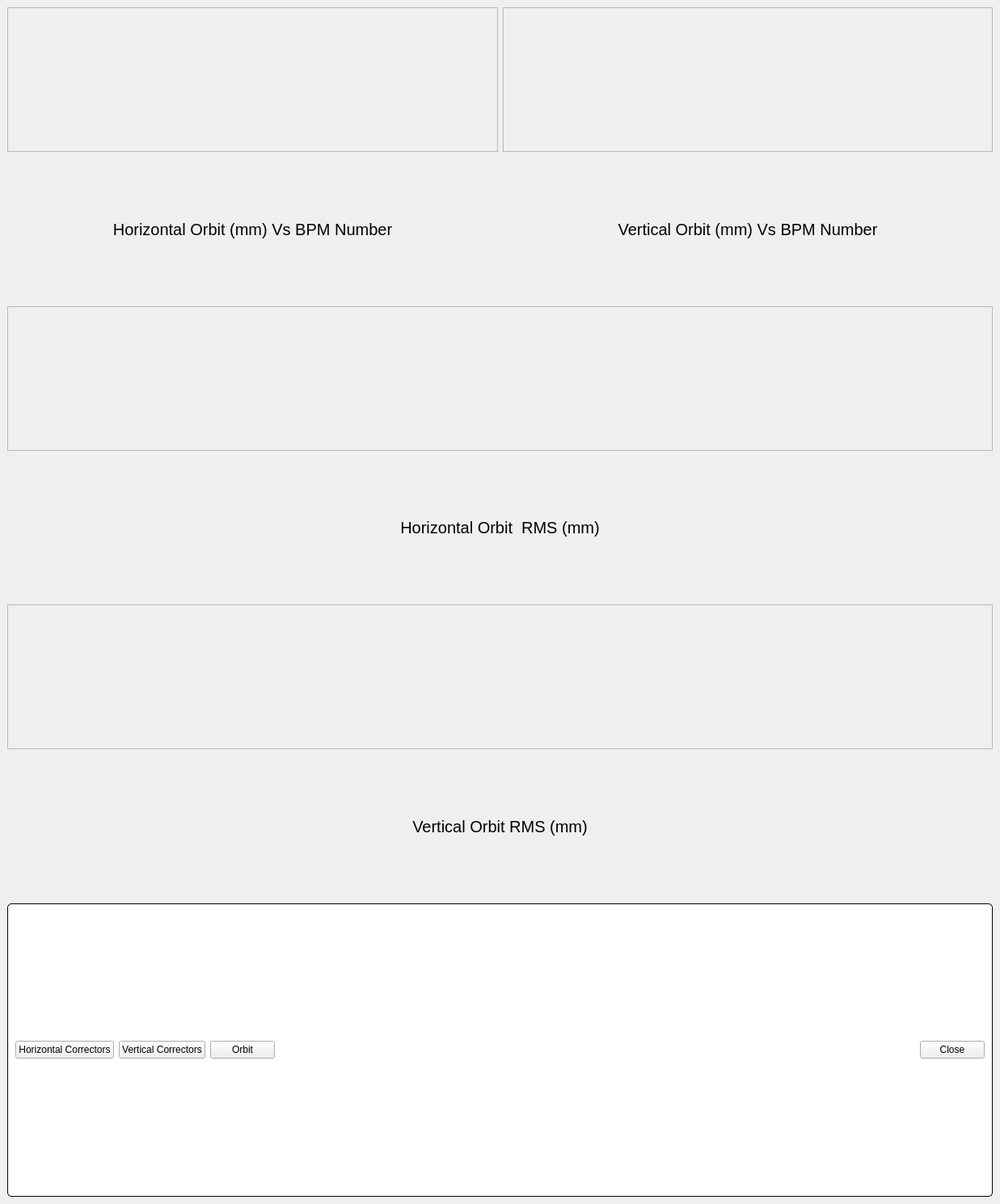
<?xml version="1.0" encoding="UTF-8"?>
<ui version="4.0">
 <class>Plots</class>
 <widget class="QMainWindow" name="Plots">
  <property name="geometry">
   <rect>
    <x>0</x>
    <y>0</y>
    <width>1237</width>
    <height>1490</height>
   </rect>
  </property>
  <property name="windowTitle">
   <string>Plots</string>
  </property>
  <widget class="QWidget" name="centralwidget">
   <property name="windowTitle">
    <string>Vertical Correctors</string>
   </property>
   <layout class="QVBoxLayout" name="verticalLayout_5">
    <item>
     <layout class="QHBoxLayout" name="horizontalLayout">
      <item>
       <layout class="QVBoxLayout" name="verticalLayout_3">
        <item>
         <widget class="QwtPlot" name="plotX">
          <property name="frameShape">
           <enum>QFrame::StyledPanel</enum>
          </property>
         </widget>
        </item>
        <item>
         <widget class="QLabel" name="label">
          <property name="font">
           <font>
            <pointsize>15</pointsize>
           </font>
          </property>
          <property name="text">
           <string>Horizontal Orbit (mm) Vs BPM Number</string>
          </property>
          <property name="alignment">
           <set>Qt::AlignCenter</set>
          </property>
         </widget>
        </item>
       </layout>
      </item>
      <item>
       <layout class="QVBoxLayout" name="verticalLayout_4">
        <item>
         <widget class="QwtPlot" name="plotY">
          <property name="frameShape">
           <enum>QFrame::StyledPanel</enum>
          </property>
         </widget>
        </item>
        <item>
         <widget class="QLabel" name="label_2">
          <property name="font">
           <font>
            <pointsize>15</pointsize>
           </font>
          </property>
          <property name="text">
           <string>Vertical Orbit (mm) Vs BPM Number</string>
          </property>
          <property name="alignment">
           <set>Qt::AlignCenter</set>
          </property>
         </widget>
        </item>
       </layout>
      </item>
     </layout>
    </item>
    <item>
     <layout class="QVBoxLayout" name="verticalLayout">
      <item>
       <widget class="QwtPlot" name="plotXRms">
        <property name="frameShape">
         <enum>QFrame::StyledPanel</enum>
        </property>
       </widget>
      </item>
      <item>
       <widget class="QLabel" name="label_3">
        <property name="font">
         <font>
          <pointsize>15</pointsize>
         </font>
        </property>
        <property name="text">
         <string>Horizontal Orbit  RMS (mm)</string>
        </property>
        <property name="alignment">
         <set>Qt::AlignCenter</set>
        </property>
       </widget>
      </item>
     </layout>
    </item>
    <item>
     <layout class="QVBoxLayout" name="verticalLayout_2">
      <item>
       <widget class="QwtPlot" name="plotYRms">
        <property name="frameShape">
         <enum>QFrame::StyledPanel</enum>
        </property>
       </widget>
      </item>
      <item>
       <widget class="QLabel" name="label_4">
        <property name="font">
         <font>
          <pointsize>15</pointsize>
         </font>
        </property>
        <property name="text">
         <string>Vertical Orbit RMS (mm)</string>
        </property>
        <property name="alignment">
         <set>Qt::AlignCenter</set>
        </property>
       </widget>
      </item>
     </layout>
    </item>
    <item>
     <widget class="QGroupBox" name="footer">
      <property name="styleSheet">
       <string notr="true">QGroupBox {
	background-color: rgb(255, 255, 255);
    border: 1px solid black;
    border-radius: 5px;
}

QGroupBox::title {
    subcontrol-origin: margin;
    left: 10px;
    padding: 0 3px 0 3px;
}</string>
      </property>
      <property name="title">
       <string/>
      </property>
      <layout class="QHBoxLayout" name="horizontalLayout_4">
       <item>
        <widget class="QPushButton" name="btnHorizontalCorrectors">
         <property name="text">
          <string>Horizontal Correctors</string>
         </property>
        </widget>
       </item>
       <item>
        <widget class="QPushButton" name="btnVerticalCorrectors">
         <property name="text">
          <string>Vertical Correctors</string>
         </property>
        </widget>
       </item>
       <item>
        <widget class="QPushButton" name="btnOrbit">
         <property name="text">
          <string>Orbit</string>
         </property>
        </widget>
       </item>
       <item>
        <spacer name="horizontalSpacer">
         <property name="orientation">
          <enum>Qt::Horizontal</enum>
         </property>
         <property name="sizeHint" stdset="0">
          <size>
           <width>307</width>
           <height>20</height>
          </size>
         </property>
        </spacer>
       </item>
       <item>
        <widget class="QPushButton" name="btnClose">
         <property name="text">
          <string>Close</string>
         </property>
        </widget>
       </item>
      </layout>
     </widget>
    </item>
   </layout>
  </widget>
 </widget>
 <customwidgets>
  <customwidget>
   <class>QwtPlot</class>
   <extends>QFrame</extends>
   <header>qwt_plot.h</header>
  </customwidget>
 </customwidgets>
 <resources/>
 <connections/>
</ui>
